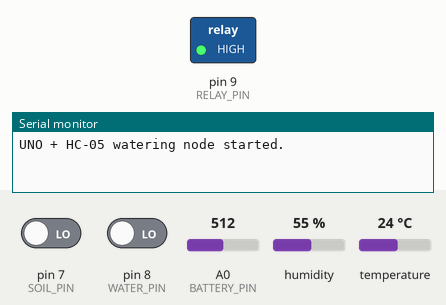
This sketch was run on a simulated Arduino Uno, built with avr-gcc and run on an emulated ATmega328P. Shown: switched loads named in the sketch (green lamp = pin HIGH), the last lines printed to the serial monitor. The inputs (shaded band) are chosen by the test bench; at power-on: pin 7 (SOIL_PIN) LOW, pin 8 (WATER_PIN) LOW, A0 (BATTERY_PIN) = 512, humidity 55 %, temperature 24 °C.

Above: at 1.2 s.
1.3 s: pin 7 (SOIL_PIN) driven HIGH and pin 8 (WATER_PIN) driven HIGH
At 2.5 s:
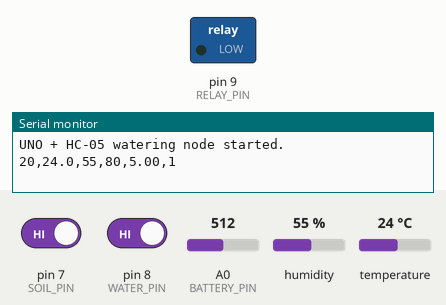
2.8 s: pin 7 (SOIL_PIN) driven LOW
At 3.8 s:
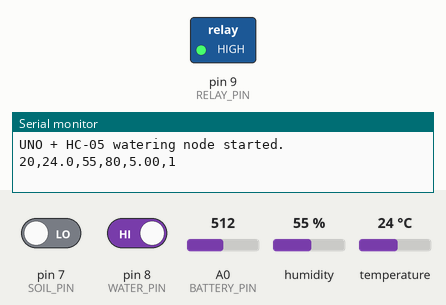
4.3 s: pin 7 (SOIL_PIN) driven HIGH
At 5.0 s:
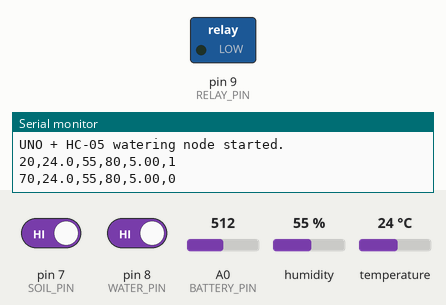
Timing chart, 0 to 7.3 s (numbered marks = the images above; inputs shaded):
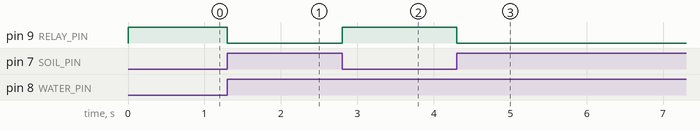

Measured:
- after the input at 1.3 s, pin 9 (RELAY_PIN): HIGH → LOW at once
- after the input at 2.8 s, pin 9 (RELAY_PIN): LOW → HIGH at once
- after the input at 4.3 s, pin 9 (RELAY_PIN): HIGH → LOW at once

The sketch:

arduino_uno_hc05.ino
```cpp
/* ============================================================
   Solar-Powered Automated Watering System — Arduino UNO + HC-05
   ------------------------------------------------------------
   The UNO cannot reach the internet, so it streams sensor data
   over an HC-05 Bluetooth module to an Android phone. An MIT
   App Inventor app on the phone forwards the data to Firebase,
   which feeds the Vercel dashboard. See ANDROID_GATEWAY_SETUP.md.

   Data sent every 2s as one CSV line ending in '\n':
       soil,temperature,humidity,tank,battery,pump
   e.g.  20,28.5,65,80,3.90,0

   Libraries (Arduino IDE → Library Manager):
     - "DHT sensor library" (by Adafruit)
     - "Adafruit Unified Sensor"
   (SoftwareSerial ships with the IDE.)
   ============================================================ */

#include <SoftwareSerial.h>
#include <DHT.h>

/* ---------- Pins ---------- */
#define DHTPIN      2
#define DHTTYPE     DHT11
#define SOIL_PIN    7    // digital soil sensor: HIGH = DRY, LOW = WET
#define WATER_PIN   8    // digital tank sensor: HIGH = OK,  LOW = LOW
#define BATTERY_PIN A0   // 18650 via 100k+100k divider
#define RELAY_PIN   9    // active-LOW relay (LOW = pump ON)

// HC-05: module TX -> Uno pin 10 (RX); Uno pin 11 (TX) -> module RX VIA DIVIDER.
SoftwareSerial BT(10, 11);   // RX, TX
DHT dht(DHTPIN, DHTTYPE);

unsigned long lastPush = 0;
const unsigned long PUSH_INTERVAL = 2000;   // ms

void setup() {
  Serial.begin(9600);      // USB serial, for debugging
  BT.begin(9600);          // HC-05 default data-mode baud (try 38400 if garbled)

  pinMode(SOIL_PIN, INPUT);
  pinMode(WATER_PIN, INPUT);
  pinMode(RELAY_PIN, OUTPUT);
  digitalWrite(RELAY_PIN, HIGH);   // pump OFF at boot

  dht.begin();
  Serial.println(F("UNO + HC-05 watering node started."));
}

void loop() {
  int soil  = digitalRead(SOIL_PIN);    // HIGH = DRY
  int water = digitalRead(WATER_PIN);   // HIGH = OK

  // AUTO control runs locally on the UNO: water when soil is dry AND the
  // tank still has water. (Remote MANUAL control would need a reverse
  // Bluetooth path — see the "Phase 2" note in ANDROID_GATEWAY_SETUP.md.)
  bool wantPump = (soil == HIGH && water == HIGH);
  digitalWrite(RELAY_PIN, wantPump ? LOW : HIGH);   // relay is active-LOW

  if (millis() - lastPush > PUSH_INTERVAL) {
    lastPush = millis();

    float temp = dht.readTemperature();
    float hum  = dht.readHumidity();
    if (isnan(temp)) temp = 0;
    if (isnan(hum))  hum  = 0;

    int   adc  = analogRead(BATTERY_PIN);        // 0..1023 over 0..5V
    float batt = (adc / 1023.0) * 5.0 * 2.0;     // x2 for the 100k+100k divider

    // Map the digital sensors to the percentages the dashboard gauges expect.
    int soilPercent = (soil  == HIGH) ? 20 : 70; // DRY -> below 35% threshold
    int tankPercent = (water == HIGH) ? 80 : 10; // LOW -> triggers refill warning

    // One CSV line: soil,temperature,humidity,tank,battery,pump
    BT.print(soilPercent);      BT.print(',');
    BT.print(temp, 1);          BT.print(',');
    BT.print(hum, 0);           BT.print(',');
    BT.print(tankPercent);      BT.print(',');
    BT.print(batt, 2);          BT.print(',');
    BT.print(wantPump ? 1 : 0);
    BT.print('\n');

    // Same clean CSV on USB serial, so pc_bridge.py works over a USB cable too
    // (not just the HC-05 Bluetooth port). No prefix — keep it machine-readable.
    Serial.print(soilPercent);  Serial.print(',');
    Serial.print(temp, 1);      Serial.print(',');
    Serial.print(hum, 0);       Serial.print(',');
    Serial.print(tankPercent);  Serial.print(',');
    Serial.print(batt, 2);      Serial.print(',');
    Serial.println(wantPump ? 1 : 0);
  }
}
```
